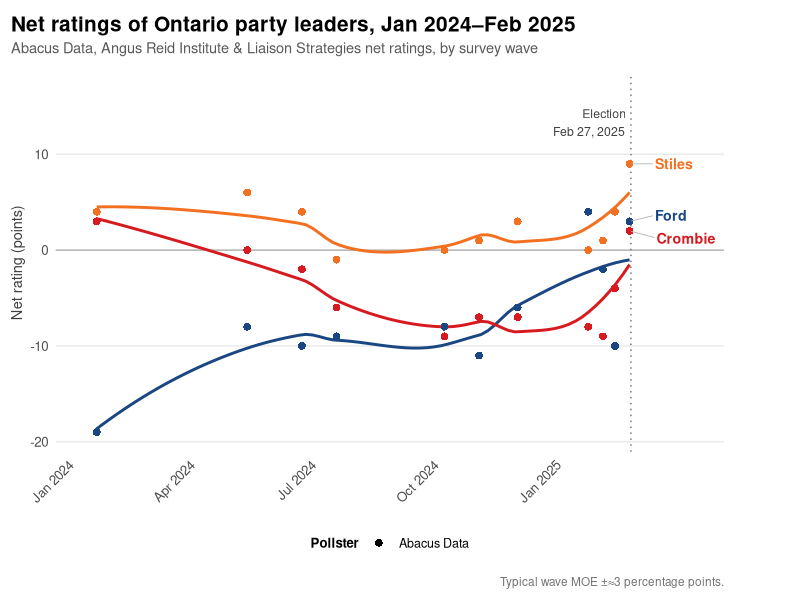
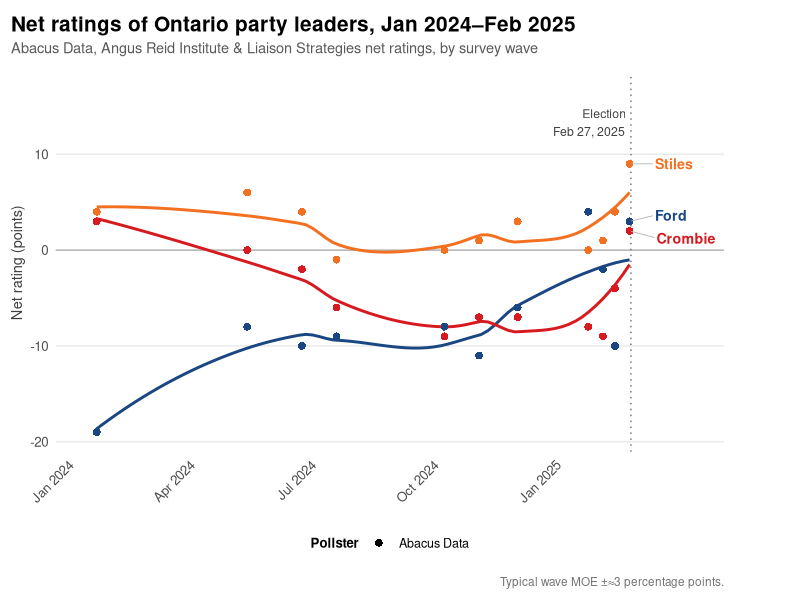

The R script that drew these images, in order:

library(readxl)
library(dplyr)
library(stringr)
library(lubridate)
library(ggplot2)
library(ggrepel)
library(here)

# --- 1. Read cleaned data -------------------------------------------
raw <- read_excel(
  path  = here("data/ontario_leader_approval_polls.xlsx"),
  sheet = "Leader Approval Polls",
  col_types = "text"
)

# --- 2. Clean ---------------------------------------------------------
polls <- raw |>
 # filter(Pollster %in% c("Abacus Data", "Angus Reid Institute", "Liaison Strategies")) |>
  filter(Pollster %in% c("Abacus Data")) |>
   rename(
    field_end = `Field End`,
    leader    = Leader,
    net       = Net,
    pollster  = Pollster
  ) |>
  mutate(
    date = case_when(
      str_detect(field_end, "^\\d+(\\.\\d+)?$")       ~ as.Date(as.numeric(field_end), origin = "1899-12-30"),
      str_detect(field_end, "^\\d{4}-\\d{2}-\\d{2}$") ~ ymd(field_end),
      str_detect(field_end, "^\\d{4}-\\d{2}$")        ~ ymd(paste0(field_end, "-15")),
      TRUE                                            ~ as.Date(NA)
    ),
    net = as.numeric(net),
    leader = factor(
      leader,
      levels = c("Ford", "Crombie", "Stiles", "Fraser (interim Lib)")
    ),
    pollster = factor(pollster, levels = c("Abacus Data", "Angus Reid Institute", "Liaison Strategies"))
  ) |>
  filter(!is.na(date), !is.na(net), date >= as.Date("2024-01-01")) |>
  arrange(leader, pollster, date)

party_cols <- c(
  "Ford"                 = "#1A4782",
  "Crombie"              = "#D71920",
  "Stiles"               = "#F37021",
  "Fraser (interim Lib)" = "#8B0000"
)

election_day <- as.Date("2025-02-27")

# --- Restrict to pre-election period --------------------------------
polls <- polls |> filter(date < election_day)

# Direct labels: last wave per leader (across either pollster)
labels <- polls |>
  group_by(leader) |>
  slice_max(date, n = 1, with_ties = FALSE) |>
  ungroup() |>
  mutate(
    label = recode(as.character(leader),
                   "Fraser (interim Lib)" = "Fraser (interim Lib)")
  )

y_top    <- max(polls$net) + 6
y_bottom <- min(polls$net) - 3

# --- 4. Plot -------------------------------------------------------
p <- ggplot(polls, aes(x = date, y = net, colour = leader, shape = pollster,
                       group = leader)) +
  geom_hline(yintercept = 0, linewidth = 0.3, colour = "grey55") +
  geom_vline(xintercept = election_day, linetype = "dotted",
             colour = "grey45", linewidth = 0.5) +
  annotate("label", x = election_day, y = y_top,
           label = "Election\nFeb 27, 2025",
           hjust = 1.05, vjust = 1, size = 3.1, colour = "grey25",
           fill = "white", label.size = 0, label.padding = unit(0.15, "lines")) +
  geom_smooth(method = "loess", se = FALSE) +
  geom_point(size = 2.3) +
  geom_text_repel(
    data = labels,
    aes(label = label),
    hjust = 0, direction = "y", nudge_x = 18, xlim = c(NA, Inf),
    segment.color = "grey70", segment.size = 0.3,
    size = 3.6, fontface = "bold", lineheight = 0.9,
    min.segment.length = 0, box.padding = 0.3,
    show.legend = FALSE
  ) +
  scale_colour_manual(values = party_cols, guide = "none") +
  scale_shape_manual(values = c("Abacus Data" = 16, "Angus Reid Institute" = 17, "Liaison Strategies" = 15),
                     name = "Pollster") +
  scale_x_date(breaks = seq(as.Date("2024-01-01"), election_day, by = "3 months"),
               date_labels = "%b %Y",
               limits = c(as.Date("2024-01-01"), NA),
               expand = expansion(mult = c(0.02, 0.12))) +
  scale_y_continuous(expand = expansion(mult = c(0.06, 0.10))) +
  coord_cartesian(clip = "off") +
  labs(
    title    = "Net ratings of Ontario party leaders, Jan 2024\u2013Feb 2025",
    subtitle = "Abacus Data, Angus Reid Institute & Liaison Strategies net ratings, by survey wave",
    x = NULL, y = "Net rating (points)",
    caption  = "Typical wave MOE \u00b1\u22483 percentage points."
  ) +
  theme_minimal(base_size = 12) +
  theme(
    plot.title.position = "plot",
    plot.title    = element_text(face = "bold", size = 15, margin = margin(b = 4)),
    plot.subtitle = element_text(colour = "grey35", size = 10.5, margin = margin(b = 12)),
    plot.caption  = element_text(colour = "grey45", size = 8.5, margin = margin(t = 10)),
    axis.text.x   = element_text(angle = 45, hjust = 1),
    axis.title.y  = element_text(size = 10.5, colour = "grey25"),
    panel.grid.minor = element_blank(),
    panel.grid.major.x = element_blank(),
    legend.position = "bottom",
    legend.title = element_text(size = 9.5, face = "bold"),
    legend.text  = element_text(size = 9),
    plot.margin  = margin(t = 12, r = 55, b = 8, l = 8)
  )

print(p)

ggsave(here("Plots/ontario_leader_net_impressions.png"), p,
       width = 10, height = 6.2, dpi = 300)
